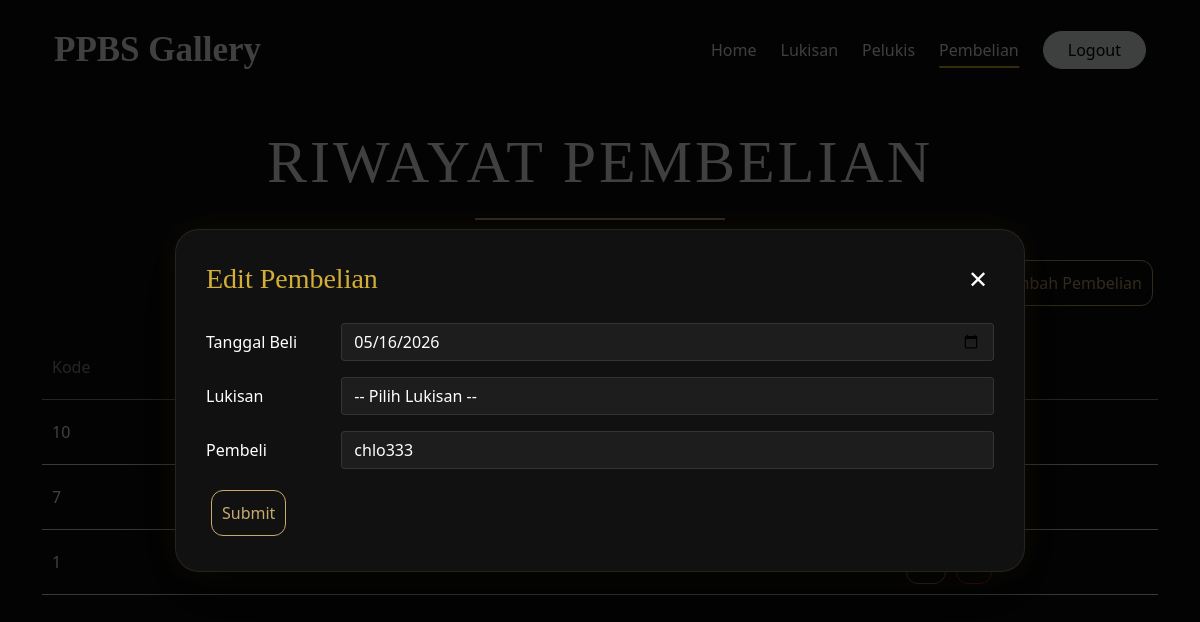
The page /pembelian.php?op=edit&id_pembelian=1 on the database its author committed.
### tables this page shows
CREATE TABLE `pembelian` (
  `id_pembelian` int(11) NOT NULL,
  `tgl_beli` date DEFAULT NULL,
  `id_lukisan` int(11) DEFAULT NULL,
  `metode` varchar(50) DEFAULT NULL,
  `id_user` int(11) DEFAULT NULL
);

### pembelian.php (the view, shortened to what this page needs)
<?php include 'koneksi.php';
$tgl_beli      = "";
$id_user       = "";
if(isset($_GET['op'])) {
    $op = $_GET['op'];
} else {
    $op = "";
}
if($op == 'edit') {
    $id_pembelian = $_GET['id_pembelian'];
    $sql1 = "SELECT * FROM pembelian WHERE id_pembelian = '$id_pembelian'";
    $q1 = mysqli_query($koneksi, $sql1);
    $r1 = mysqli_fetch_array($q1);
    $tgl_beli   = $r1['tgl_beli'];
    $id_user    = $r1['id_user'];
}
?>
<!DOCTYPE html>
<html lang="en">
<head>
    <link href="https://cdn.jsdelivr.net/npm/bootstrap@5.0.2/dist/css/bootstrap.min.css" rel="stylesheet">
    <link rel="stylesheet" href="styles.css?v=1">
</head>
<body style="background:#0d0d0d;color:white;">
    <div class="container">
        <nav class="navbar navbar-expand-lg py-4">
                <div class="container-fluid">
                    <span style="font-family:'Times New Roman',serif; font-size:35px; font-weight:bold; color:white;">
                        PPBS Gallery
                    </span>
                    <div class="ms-auto d-flex align-items-center gap-4">
                        <a class="text-decoration-none text-light" href="home.php">
                            Home
                        </a>
                            <a class="text-decoration-none text-light" href="lukisan.php">Lukisan</a>
                            <a class="text-decoration-none text-light" href="pelukis.php">Pelukis</a>
                            <a class="text-decoration-none text-light active-link" href="pembelian.php">Pembelian</a>
                        <a class="btn btn-light rounded-pill px-4"
                            href="logout.php"
                            onclick="return confirm('Yakin mau logout?')">
                            Logout
                        </a>
                    </div>
                </div>
            </nav>
        <div class="modal-container" id="modalContainer">
            <div class="custom-modal">
                <div class="modal-header-custom">
                    <h3>
                        <?php echo ($op == 'edit') ? 'Edit Pembelian' : 'Tambah Pembelian'; ?>
                    </h3>
                    <button id="closeModal" class="close-btn">
                        ✕
                    </button>
                </div>
                <div class="modal-body-custom">
                    <form action="" method="POST">
                        <div class="mb-3 row">
                            <label class="col-sm-2 col-form-label"> Tanggal Beli </label>
                            <div class="col-sm-10">
                                <input type="date" class="form-control" name="tgl_beli" value="<?php echo $tgl_beli ?>">
                            </div>
                        </div>
                        <div class="mb-3 row">
                            <label class="col-sm-2 col-form-label"> Lukisan </label>
                            <div class="col-sm-10">
                                <select name="id_lukisan" class="form-select">
                                    <option value=""> -- Pilih Lukisan -- </option>
                                </select>
                            </div>
                        </div>
                        <div class="mb-3 row">
                            <label class="col-sm-2 col-form-label"> Pembeli </label>
                            <div class="col-sm-10">
                                <select name="id_user" class="form-select">
                                    <?php
                                    $user = mysqli_query($koneksi, "SELECT * FROM user");
                                    while($u = mysqli_fetch_array($user)) {
                                        $selected = "";
                                        if($id_user == $u['id_user']) {
                                            $selected = "selected";
                                        }
                                        echo "<option value='{$u['id_user']}' $selected> {$u['username']} </option>";
                                    }
                                    ?>
                                </select>
                            </div>
                        </div>
                        <div class="col-12">
                            <input type="submit" name="submit" value="Submit" class="btn-dark-custom">
                        </div>
                    </form>
                </div>
            </div>
        </div>
    <div class="hero fade-up">
        <h1>RIWAYAT PEMBELIAN</h1>
        <div class="gold-line"></div>
    </div>
        <div class="text-end mb-4 fade-up">
            <button id="openModal" class="btn-dark-custom">
                + Tambah Pembelian
            </button>
        </div>
            <table class="table table-hover align-middle fade-up">
                <thead>
                    <tr>
                        <th scope="col">Kode</th>
                        <th scope="col">Tanggal</th>
                        <th scope="col">Nama Lukisan</th>
                        <th scope="col">Pembeli</th>
                    </tr>
                </thead>
                <tbody>
                    <?php
                    $sql2 = "SELECT pembelian.*, lukisan.nama_lukisan, user.username FROM pembelian
                             JOIN lukisan ON pembelian.id_lukisan = lukisan.id_lukisan
                             JOIN user ON pembelian.id_user = user.id_user
                             ORDER BY id_pembelian DESC";
                    $q2 = mysqli_query($koneksi, $sql2);
                    while($r2 = mysqli_fetch_array($q2)) {
                        ?>
                        <tr>
                            <td scope="row"> <?php echo $r2['id_pembelian'] ?> </td>
                            <td scope="row"> <?php echo $r2['tgl_beli'] ?> </td>
                            <td scope="row"> <?php echo $r2['nama_lukisan'] ?> </td>
                            <td scope="row"> <?php echo $r2['username'] ?> </td>
                            <td scope="row">
                                <a class="btn-dark-custom" href="pembelian.php?op=edit&id_pembelian=<?php echo $r2['id_pembelian']; ?>">
                                </a>
                                <a class="btn-dark-custom btn-delete" href="pembelian.php?op=delete&id_pembelian=<?php echo $r2['id_pembelian']; ?>"
                                onclick="return confirm('Hapus data ini?')">
                                </a>
                            </td>
                        </tr>
                        <?php
                    }
                    ?>
                </tbody>
            </table>
        <br><br>
    </div>
</body>
</html>

### styles.css (style rules this page uses)
.fade-up { opacity:0; transform:translateY(50px); transition: opacity .8s ease, transform .8s ease; }
.fade-up.show { opacity:1; transform:translateY(0); }
.active-link { position: relative; font-weight: 500; }
.active-link::after { content: ""; position: absolute; left: 0; bottom: -6px; width: 100%; height: 2px; background: white; }
.text-light { position: relative; }
.text-light::after { content:''; position:absolute; left:50%; bottom:-6px; width:0; height:2px; background:#d4af37; transition:all .3s ease; transform:translateX(-50%); }
.text-light:hover::after, .active-link::after { width:100%; }
.btn-dark-custom { flex:1; background:transparent; border:1px solid rgba(255,255,255,.15); border-color:#c9a96e; color:#c9a96e; border-radius:12px; padding:10px; text-decoration:none; text-align:center; margin: 5px; }
.btn-delete { border-color:#dc3545; color:#dc3545; }
.btn-gold, .btn-delete { flex:1; text-align:center; }
.modal-container { position:fixed; inset:0; background:rgba(0,0,0,.75); display:flex; justify-content:center; align-items:center; opacity:0; pointer-events:none; transition:.3s; z-index:9999; }
.modal-container.show { opacity:1; pointer-events:auto; }
.custom-modal { width:850px; max-width:90%; max-height:85vh; overflow-y:auto; background:#111; border:1px solid rgba(255,255,255,.08); border-radius:24px; padding:30px; box-shadow: 0 20px 60px rgba(0,0,0,.6), 0 0 30px rgba(212,175,55,.08); animation:popup .35s ease; }
.modal-header-custom { display:flex; justify-content:space-between; align-items:center; margin-bottom:25px; }
.modal-header-custom h3 { color:#d4af37; margin:0; font-family:'Cormorant Garamond',serif; }
.close-btn { background:none; border:none; color:white; font-size:24px; cursor:pointer; }
.modal-body-custom { color:white; }
.form-control, .form-select { background: rgba(255,255,255,0.05); border: 1px solid rgba(255,255,255,0.1); color:white; }
.form-select option { background:#111; color:white; }
body { background:#050505; color:white; font-family: "Segoe UI", sans-serif; }
.hero { text-align:center; padding:25px 0 15px; }
.hero h1 { font-family:"Times New Roman", serif; font-size:60px; letter-spacing:3px; color:#ffffff; }
.gold-line { width:250px; height:2px; background:#c9a96e; margin:20px auto; }
.table { color:white; }
.table td, .table th { padding: 20px 10px; }
.table thead th { color: #929292; border-bottom: 1px solid rgba(255,255,255,0.15); font-weight: 500; }
.table-hover tbody tr { transition: all .25s ease; }

### rows shown on the page
pembelian: tgl_beli "05/16/2026", id_pembelian "1"
pembelian: id_pembelian "10"
pembelian: id_pembelian "7"

### other values the page prints
form field id_user "chlo333"
